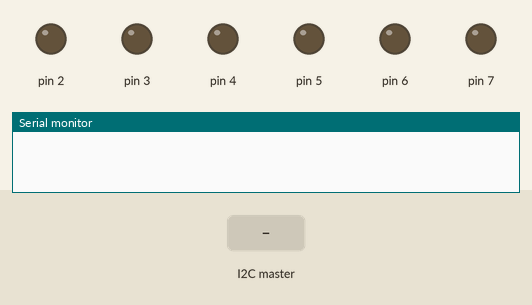
A sketch run on a simulated Arduino Uno, built with avr-gcc and run on an emulated ATmega328P. Parts: output pins drawn as LEDs (lit = HIGH), the last lines printed to the serial monitor. The inputs (shaded band) are chosen by the test bench.

Above: at 1.2 s.
1.3 s: the I2C master sends the byte 2
At 1.8 s:
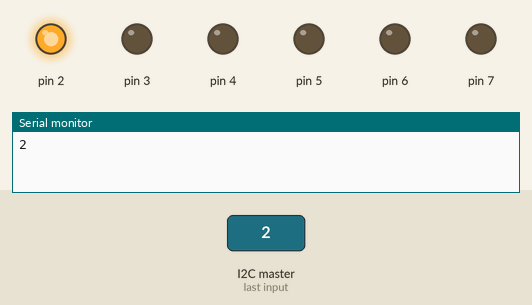
Timing chart, 0 to 4.3 s (numbered marks = the images above; inputs shaded):
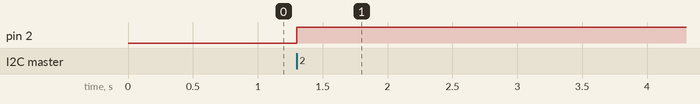

Measured:
- after the input at 1.3 s, pin 2: LOW → HIGH at once

The sketch:

I2C_Slave.ino
```cpp
// Written by Nick Gammon
// February 2012

#include <Wire.h>

const byte MY_ADDRESS = 42;

void setup ()
  {
  Serial.begin(9600);
  Wire.begin (MY_ADDRESS);
  for (byte i = 2; i <= 7; i++)
    pinMode (i, OUTPUT);
  // set up receive handler
  Wire.onReceive (receiveEvent);
  }  // end of setup

void loop()
  {
  // nothing in main loop
  }

// called by interrupt service routine when incoming data arrives
void receiveEvent (int howMany)
  {
  for (int i = 0; i < howMany; i++)
    {
    byte c = Wire.read ();
    Serial.println(c);
    // toggle requested LED
    if (digitalRead (c) == LOW)
      digitalWrite (c, HIGH);
    else
      digitalWrite (c, LOW);
    }  // end of for loop
}  // end of receiveEvent
```
